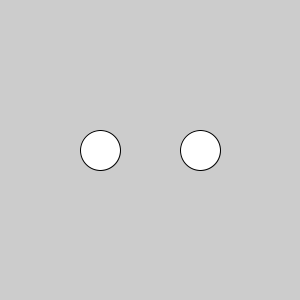
Frame 1 (no input)
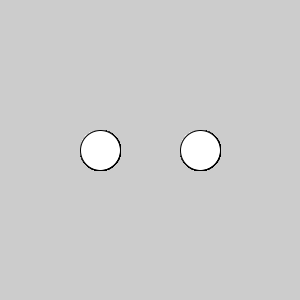
Frame 60 (the mouse pressed at the canvas centre just before this capture)
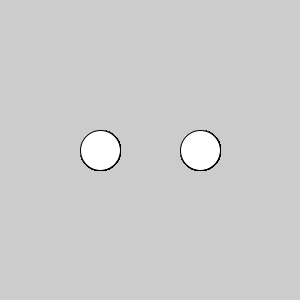
Frame 120 (the mouse held since frame 60 and released just before this capture)

The Processing sketch that drew these frames (run headless with seeded random() and noise(); from frame 60 on, the mouse is pressed at the canvas centre):

// Processing sketch: code12
// ── code12.pde
void setup(){
  size(300,300);
}

void draw(){
  clear();
  
  pushMatrix();
  translate(100,150); // die erste Vershiebung
  ellipse(0,0,40,40);
  popMatrix();
  
  pushMatrix();
  translate(200,150); // unabhängig von der ersten Vershibung
  ellipse(0,0,40,40);
  popMatrix();
}
